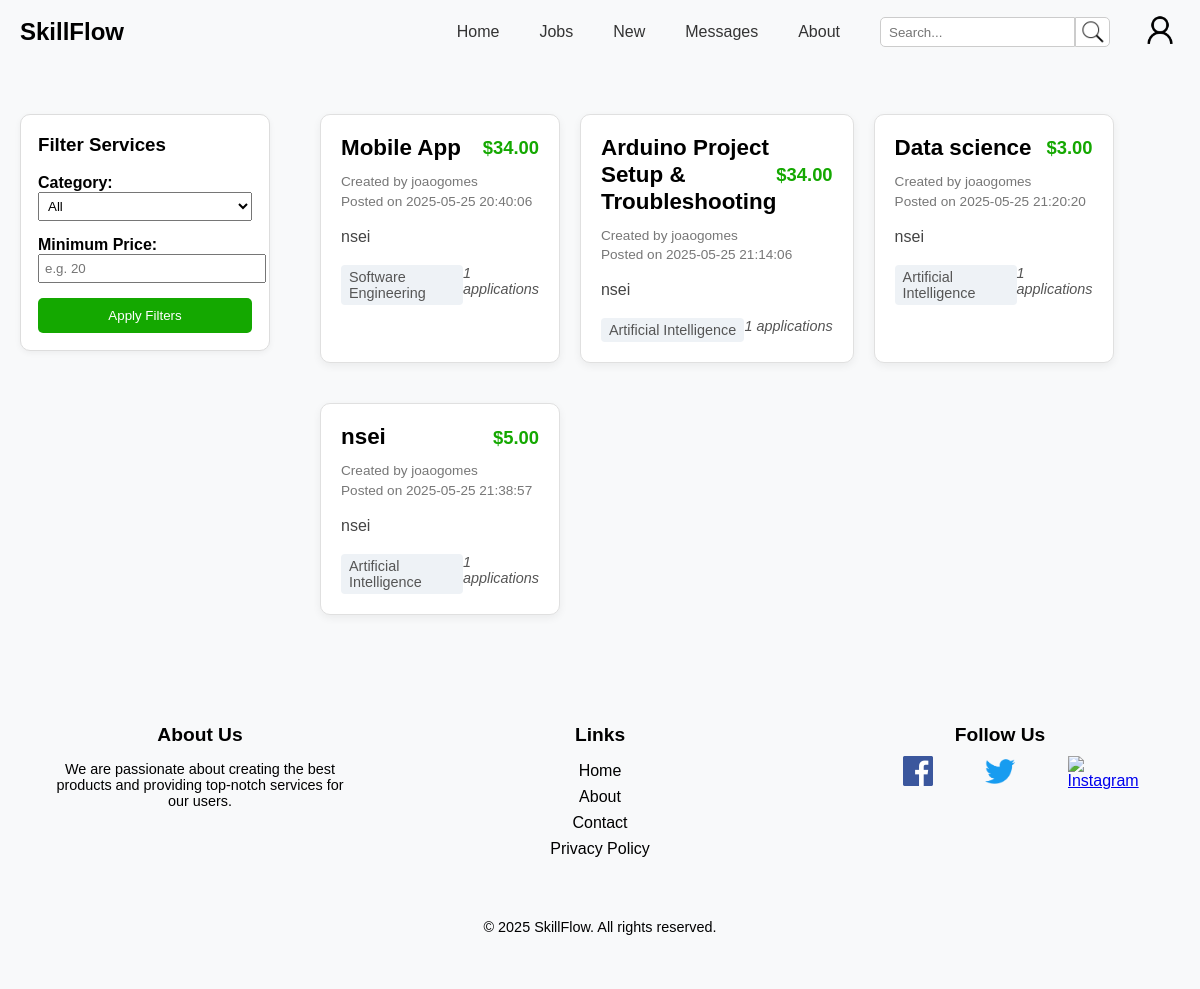
The app's page /Pages/jobs.php (signed in) with its own data.
### tables this page shows
CREATE TABLE "Service" (
    id INTEGER PRIMARY KEY AUTOINCREMENT,
    name TEXT NOT NULL,
    description TEXT NOT NULL,
    price REAL NOT NULL,
    created_at TIMESTAMP,
    number_applications INTEGER DEFAULT 0,
    category TEXT NOT NULL,
    buyer_id INTEGER NOT NULL,
    worker_id INTEGER,  -- NULL permitido
    state TEXT NOT NULL DEFAULT "hiring",
    FOREIGN KEY (buyer_id) REFERENCES User(id)
        ON DELETE CASCADE,
    FOREIGN KEY (worker_id) REFERENCES User(id)
        ON DELETE CASCADE,
    FOREIGN KEY (category) REFERENCES Category(name)
        ON DELETE CASCADE
);

CREATE TABLE "User" (
    id INTEGER PRIMARY KEY AUTOINCREMENT NOT NULL,
    name TEXT NOT NULL,
    email TEXT NOT NULL UNIQUE,
    password TEXT NOT NULL,
    created_at TEXT,
    level INTEGER NOT NULL DEFAULT 0,
    birth_date TEXT NOT NULL,
    profile_picture_id INTEGER,
    phone TEXT NOT NULL,
    nr_bank_account TEXT NOT NULL,
    address TEXT NOT NULL,
    rate INTEGER DEFAULT 0 NOT NULL, 
    description TEXT DEFAULT '',
    user_type TEXT NOT NULL DEFAULT 'user',
    FOREIGN KEY (profile_picture_id) REFERENCES Images(id)
        ON DELETE SET NULL
);

### Utils/Session.php (called while the page is built, shortened)
<?php
  class Session {
    public function isLoggedIn() : bool {
      return isset($_SESSION['id']);
    }
    public function getId() : ?int {
      return isset($_SESSION['id']) ? $_SESSION['id'] : null;
    }
  }
?>

### database/userClass.php (called while the page is built, shortened)
<?php
class User {
    public function __construct(
        int $id,
        string $name,
        string $email,
        string $password,
        string $created_at,
        int $level,
        string $birth_date,
        string $phone,
        string $nr_bank_account,
        string $address,
        int $rate = 0,
        ?string $description,
        string $user_type,
        ?int $profile_picture_id = null
    )
    {
        $this->name = $name;
        $this->profile_picture_id = $profile_picture_id;
    }
    static function getUser(PDO $db, int $id) : ?User {
        $stmt = $db->prepare('
            SELECT id, name, email, password, created_at, level, birth_date, phone, nr_bank_account, address, rate, description, user_type, profile_picture_id
            FROM User
            WHERE id = ?
        ');
        $stmt->execute(array($id));
        $user = $stmt->fetch();
        return new User(
            $user['id'],
            $user['name'],
            $user['email'],
            $user['password'],
            $user['created_at'],
            $user['level'],
            $user['birth_date'],
            $user['phone'],
            $user['nr_bank_account'],
            $user['address'],
            $user['rate'],
            $user['description'],
            $user['user_type'],
            $user['profile_picture_id'] ?? null
        );
    }
}
?>

### database/serviceClass.php (called while the page is built, shortened)
<?php
class Service {
    public function __construct(int $id, string $name, string $description, float $price, string $created_at, int $number_applications, string $category, int $buyer_id, ?int $worker_id, string $state)
    {
        $this->id = $id;
        $this->name = $name;
        $this->description = $description;
        $this->price = $price;
        $this->created_at = $created_at;
        $this->number_applications = $number_applications;
        $this->category = $category;
    }
    static function getServices(PDO $db) : array {
        $stmt = $db->prepare('
            SELECT id, name, description, price, created_at, number_applications, category, buyer_id, worker_id, state
            FROM Service
        ');
        $stmt->execute(array());
        $services = $stmt->fetchAll();
        $serviceObjects = [];
        foreach ($services as $service) {
            $serviceObjects[] = new Service(
                $service['id'],
                $service['name'],
                $service['description'],
                $service['price'],
                $service['created_at'],
                $service['number_applications'],
                $service['category'],
                $service['buyer_id'],
                $service['worker_id'],
                $service['state']
            );
        }
        return $serviceObjects;
    }
}
?>

### Templates/common_template.php (the view, shortened to what this page needs)
<?php
function drawHeader(Session $session) {
    ?>
    <!DOCTYPE html>
    <html lang="en">
    <head>
        <link rel="stylesheet" href="../css/navbar.css" />
        <link rel="stylesheet" href="../css/jobs.css" />
        <link rel="stylesheet" href="../css/footer.css" />
        <link rel="stylesheet" href="../css/service.css" />
    </head>
    <body>
        <header class="navbar">
            <div class="logo">
                <a href="index.php" class="logo">SkillFlow</a>
            </div>
            <div class="nav-right">
                <nav class="menu">
                    <a href="index.php">Home</a>
                    <a href="jobs.php">Jobs</a>
                    <a href="newjobs.php">New</a>
                    <a href="conversations.php">Messages</a>
                    <a href="about.php">About</a>
                    <div class="search-bar">
                        <input type="text" placeholder="Search..." class="search-input" id="searchInput" />
                        <button type="button" class="search-button" onclick="handleSearch()">
                            <img src="../assets/icons/search.png" alt="Search" />
                        </button>
                    </div>
                </nav>
                <div class="auth-buttons" id="authButtons">
                    <?php if ($session->isLoggedIn()): ?>
                    <div class="profile-dropdown-container">
                        <div id="profileCircle" class="profile-circle" onclick="toggleDropdown()">
                            <?php
                                require_once(__DIR__ . '/../database/connection.php');
                                require_once(__DIR__ . '/../database/userClass.php');
                                $db = getDatabaseConnection();
                                $user = User::getUser($db, $session->getId());
                                if ($user->profile_picture_id):
                            ?>
                            <img src="../Actions/images/originals/<?= htmlspecialchars((string)$user->profile_picture_id) ?>.jpg" alt="Profile Picture" />
                            <?php else: ?>
                            <img src="../assets/icons/user.png" alt="Profile" />
                            <?php endif; ?>
                        </div>
                    </div>
                    <?php else: ?>
                    <button class="login" id="loginButton" onclick="window.location.href='login.php'">Log in</button>
                    <button class="signup" id="signupButton" onclick="window.location.href='register.php'">Sign up</button>
                    <?php endif; ?>
                </div>
            </div>
        </header>
    <?php
}
function drawFooter() {
    ?>
    <footer class="footer">
        <div class="footer-content">
            <div class="footer-section">
                <h3>About Us</h3>
                <p>We are passionate about creating the best products and providing top-notch services for our users.</p>
            </div>
            <div class="footer-section">
                <h3>Links</h3>
                <ul>
                    <li><a href="index.php">Home</a></li>
                    <li><a href="about.php">About</a></li>
                    <li><a href="#">Contact</a></li>
                    <li><a href="#">Privacy Policy</a></li>
                </ul>
            </div>
            <div class="footer-section">
                <h3>Follow Us</h3>
                <div class="social-icons">
                    <a href="https://www.facebook.com/seu-usuario" class="social-icon" target="_blank">
                        <img src="../assets/icons/facebook-icon.png" alt="Facebook">
                    </a>
                    <a href="https://twitter.com/seu-usuario" class="social-icon" target="_blank">
                        <img src="../assets/icons/twitter-logo.png" alt="Twitter">
                    </a>
                    <a href="https://www.instagram.com/seu-usuario" class="social-icon" target="_blank">
                        <img src="../assets/icons/instagram-logo.png" alt="Instagram">
                    </a>
                </div>
            </div>
        </div>
        <div class="footer-bottom">
            <p>&copy; 2025 SkillFlow. All rights reserved.</p>
        </div>
    </footer>
    </body>
    </html>
    <?php
}
function draw_service(Service $service, User $user) {
    if ($user->id === $service->buyer_id) {
        $url =  "view_my_job.php?jobId=" . urlencode($service->id) .
                "&jobTitle=" . urlencode($service->name) .
                "&jobDescription=" . urlencode($service->description) .
                "&category=" . urlencode($service->category) .
                "&budget=" . urlencode($service->price);
    } else {
        $url = "apply_to_job.php?jobId=" . urlencode($service->id) .
               "&jobTitle=" . urlencode($service->name) .
               "&jobDescription=" . urlencode($service->description) .
               "&category=" . urlencode($service->category) .
               "&budget=" . urlencode($service->price);
    }
    ?>
    <a href="<?= $url ?>" class="service-card2">
      <div class="service-card2__header">
        <h2 class="service-card2__title"><?= htmlspecialchars($service->name) ?></h2>
        <span class="service-card2__price">$<?= number_format($service->price, 2) ?></span>
      </div>
      <div class="service-card2__meta">
        <span class="service-card2__author">Created by <?= htmlspecialchars($user->name) ?></span>
        <span class="service-card2__date">Posted on <?= htmlspecialchars($service->created_at) ?></span>
      </div>
      <p class="service-card2__desc">
        <?= nl2br(htmlspecialchars($service->description)) ?>
      </p>
      <div class="service-card2__footer">
        <span class="service-card2__category"><?= htmlspecialchars($service->category) ?></span>
        <span class="service-card2__apps"><?= $service->number_applications ?> applications</span>
      </div>
    </a>
    <?php
}
    ?>
    <?php
function drawServiceFilterSidebar(PDO $db) {
  ?>
  <div>
    <h3>Filter Services</h3>
    <div style="margin-bottom: 15px;">
      <label for="filter-category" style="display: block; font-weight: bold;">Category:</label>
      <select id="filter-category" style="width: 100%; padding: 5px;">
        <option value="">All</option>
      </select>
    </div>
    <div style="margin-bottom: 15px;">
      <label for="filter-min-price" style="display: block; font-weight: bold;">Minimum Price:</label>
      <input type="number" id="filter-min-price" style="width: 100%; padding: 5px;" placeholder="e.g. 20" min="0" />
    </div>
    <button id="apply-filters" style="width: 100%; padding: 10px; background-color: #14a800; color: white; border: none; border-radius: 5px;">
      Apply Filters
    </button>
  </div>
  <?php
}
?>

### Pages/jobs.php
<?php
require_once('../Templates/common_template.php');
require_once(__DIR__ . '/../Utils/Session.php');
require_once(__DIR__ . '/../database/connection.php');
require_once(__DIR__ . '/../database/serviceClass.php');
require_once(__DIR__ . '/../database/userClass.php');
$session = new Session();
$db = getDatabaseConnection();
$user = User::getUser($db, $session->getId());
$searchQuery = isset($_GET['query']) ? trim($_GET['query']) : '';
if (!empty($searchQuery)) {
    $services = Service::searchServices($db, $searchQuery);
} else {
    $services = Service::getServices($db);
}
drawHeader($session);
?>
<div class="job-page-layout">
  <div class="filter-sidebar">
    <?php drawServiceFilterSidebar($db); ?>
  </div>
  <div class="services-container">
    <?php
      foreach ($services as $service) {
        draw_service($service, $user);
      }
    ?>
  </div>
</div>
<?php
drawFooter();
?>

### css/navbar.css (style rules this page uses)
.logo { font-size: 1.5rem; font-weight: bold; color: black; text-decoration: none; cursor: pointer; flex-shrink: 0; }
.navbar { display: flex; align-items: center; justify-content: space-between; padding: 10px 20px; background-color: #f8f9fa; flex-wrap: nowrap; }
.nav-right { display: flex; align-items: center; gap: 30px; }
.menu { display: flex; align-items: center; gap: 40px; }
.menu a { text-decoration: none; color: #333; }
.search-bar { display: flex; align-items: center; height: 30px; }
.search-input { padding: 8px; border: 1px solid #ccc; border-radius: 5px 0 0 5px; outline: none; height: 100%; box-sizing: border-box; }
.search-button { background-color: white; border: 1px solid #ccc; padding: 0; border-radius: 0 5px 5px 0; cursor: pointer; outline: none; height: 100%; width: 35px; display: flex; align-items: center; justify-content: center; }
.search-button img { max-width: 100%; max-height: 100%; }
.auth-buttons { display: flex; align-items: center; gap: 10px; flex-shrink: 0; }
.profile-circle { width: 40px; height: 40px; border-radius: 50%; overflow: hidden; cursor: pointer; display: inline-block; position: relative; }
.profile-circle img { width: 100%; height: 100%; object-fit: cover; display: block; }
.profile-dropdown-container { position: relative; display: inline-block; }

### css/jobs.css (style rules this page uses)
body { font-family: Arial, sans-serif; margin: 0; padding: 0; background-color: #f8f9fa; overflow-x: hidden; }
h1, h2 { margin: 0; }
button { cursor: pointer; font-family: inherit; }
.job-page-layout { display: flex; align-items: flex-start; gap: 30px; padding: 20px; max-width: 1400px; margin: 0 auto; }
.filter-sidebar { margin-top: 30px; flex: 0 0 250px; background-color: #fff; padding: 0px 17px 17px 17px; border: 1px solid #ddd; border-radius: 10px; box-shadow: 0 2px 6px rgba(0,0,0,0.05); box-sizing: border-box; }
.services-container { flex: 1; display: flex; flex-wrap: wrap; gap: 20px; padding: 0; margin: 0; box-sizing: border-box; }

### css/footer.css (style rules this page uses)
.footer { background-color: #f8f9fa; padding: 40px 0; text-align: center; }
.footer-content { display: flex; justify-content: space-around; margin-bottom: 20px; flex-wrap: wrap; }
.footer-section { flex: 1; max-width: 300px; padding: 0 20px; }
.footer-section h3 { font-size: 1.2rem; margin-bottom: 10px; color: black; }
.footer-section p { font-size: 0.9rem; color: black; }
.footer-section ul { list-style-type: none; padding: 0; }
.footer-section ul li { margin: 8px 0; }
.footer-section ul li a { color: black; text-decoration: none; }
.social-icons { display: flex; justify-content: space-evenly; }
.social-icon { width: 30px; height: 30px; display: inline-block; }
.social-icon img { width: 100%; height: 100%; object-fit: contain; }
.footer-bottom { padding-top: 10px; font-size: 0.9rem; }

### css/service.css (style rules this page uses)
.service-card2 { display: block; max-width: 600px; margin: 1rem auto; padding: 1.25rem; background: #fff; border: 1px solid #e0e0e0; border-radius: 10px; box-shadow: 0 3px 8px rgba(0, 0, 0, 0.06); text-decoration: none; color: inherit; transition: box-shadow 0.2s ease, transform 0.2s ease; box-sizing: border-box; }
.service-card2__header { display: flex; justify-content: space-between; align-items: center; margin-bottom: 0.75rem; }
.service-card2__title { font-size: 1.4rem; margin: 0; line-height: 1.2; }
.service-card2__price { font-size: 1.15rem; font-weight: bold; color: #14a800; }
.service-card2__meta { display: block; font-size: 0.85rem; color: #777; margin-bottom: 1rem; }
.service-card2__meta span { display: block; margin-bottom: 0.3rem; }
.service-card2__desc { font-size: 1rem; color: #444; line-height: 1.5; margin-bottom: 1rem; }
.service-card2__footer { display: flex; justify-content: space-between; font-size: 0.9rem; color: #555; }
.service-card2__category { background: #eef2f6; padding: 0.25rem 0.5rem; border-radius: 4px; }
.service-card2__apps { font-style: italic; }
.services-container { display: flex; flex-wrap: wrap; gap: 20px; padding: 20px; max-width: 1200px; margin: 0 auto; }
.service-card2 { flex: 0 1 calc(33.33% - 40px); margin: 10px 0; }

### records on screen
service: name "Mobile App", price "34.00", created_at "2025-05-25 20:40:06", description "nsei", category "Software Engineering", number_applications "1"
user: name "joaogomes"
service: name "Arduino Project Setup & Troubleshooting", price "34.00", created_at "2025-05-25 21:14:06", description "nsei", category "Artificial Intelligence", number_applications "1"
service: name "Data science", price "3.00", buyer.name "joaogomes", created_at "2025-05-25 21:20:20", description "nsei", category "Artificial Intelligence", number_applications "1"
service: name "nsei", price "5.00", buyer.name "joaogomes", created_at "2025-05-25 21:38:57", description "nsei", category "Artificial Intelligence", number_applications "1"
